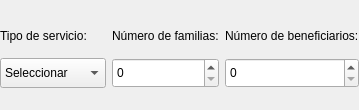
                      <widget class="QWidget" name="widget_7" native="true">
                       <property name="minimumSize">
                        <size>
                         <width>0</width>
                         <height>110</height>
                        </size>
                       </property>
                       <property name="maximumSize">
                        <size>
                         <width>16777215</width>
                         <height>110</height>
                        </size>
                       </property>
                       <property name="styleSheet">
                        <string notr="true"/>
                       </property>
                       <layout class="QGridLayout" name="gridLayout_7">
                        <property name="leftMargin">
                         <number>0</number>
                        </property>
                        <property name="topMargin">
                         <number>20</number>
                        </property>
                        <property name="rightMargin">
                         <number>0</number>
                        </property>
                        <property name="bottomMargin">
                         <number>20</number>
                        </property>
                        <item row="3" column="1">
                         <widget class="QSpinBox" name="spinBoxNoFamilias">
                          <property name="minimumSize">
                           <size>
                            <width>0</width>
                            <height>30</height>
                           </size>
                          </property>
                         </widget>
                        </item>
                        <item row="2" column="2">
                         <widget class="QLabel" name="label_15">
                          <property name="minimumSize">
                           <size>
                            <width>0</width>
                            <height>30</height>
                           </size>
                          </property>
                          <property name="maximumSize">
                           <size>
                            <width>16777215</width>
                            <height>30</height>
                           </size>
                          </property>
                          <property name="text">
                           <string>Número de beneficiarios:</string>
                          </property>
                         </widget>
                        </item>
                        <item row="2" column="1">
                         <widget class="QLabel" name="label_14">
                          <property name="minimumSize">
                           <size>
                            <width>0</width>
                            <height>30</height>
                           </size>
                          </property>
                          <property name="maximumSize">
                           <size>
                            <width>16777215</width>
                            <height>30</height>
                           </size>
                          </property>
                          <property name="text">
                           <string>Número de familias:</string>
                          </property>
                         </widget>
                        </item>
                        <item row="3" column="0">
                         <widget class="QComboBox" name="comboBoxTipoServicio">
                          <property name="minimumSize">
                           <size>
                            <width>0</width>
                            <height>30</height>
                           </size>
                          </property>
                          <item>
                           <property name="text">
                            <string>Seleccionar</string>
                           </property>
                          </item>
                          <item>
                           <property name="text">
                            <string>Residencial</string>
                           </property>
                          </item>
                          <item>
                           <property name="text">
                            <string>Comercial</string>
                           </property>
                          </item>
                          <item>
                           <property name="text">
                            <string>Industrial</string>
                           </property>
                          </item>
                          <item>
                           <property name="text">
                            <string>Pilas públicas</string>
                           </property>
                          </item>
                          <item>
                           <property name="text">
                            <string>En bloque</string>
                           </property>
                          </item>
                          <item>
                           <property name="text">
                            <string>Oficial</string>
                           </property>
                          </item>
                         </widget>
                        </item>
                        <item row="3" column="2">
                         <widget class="QSpinBox" name="spinBoxNoBeneficiarios">
                          <property name="minimumSize">
                           <size>
                            <width>0</width>
                            <height>30</height>
                           </size>
                          </property>
                         </widget>
                        </item>
                        <item row="2" column="0">
                         <widget class="QLabel" name="label_11">
                          <property name="minimumSize">
                           <size>
                            <width>0</width>
                            <height>30</height>
                           </size>
                          </property>
                          <property name="maximumSize">
                           <size>
                            <width>16777215</width>
                            <height>30</height>
                           </size>
                          </property>
                          <property name="text">
                           <string>Tipo de servicio:</string>
                          </property>
                         </widget>
                        </item>
                       </layout>
                      </widget>
